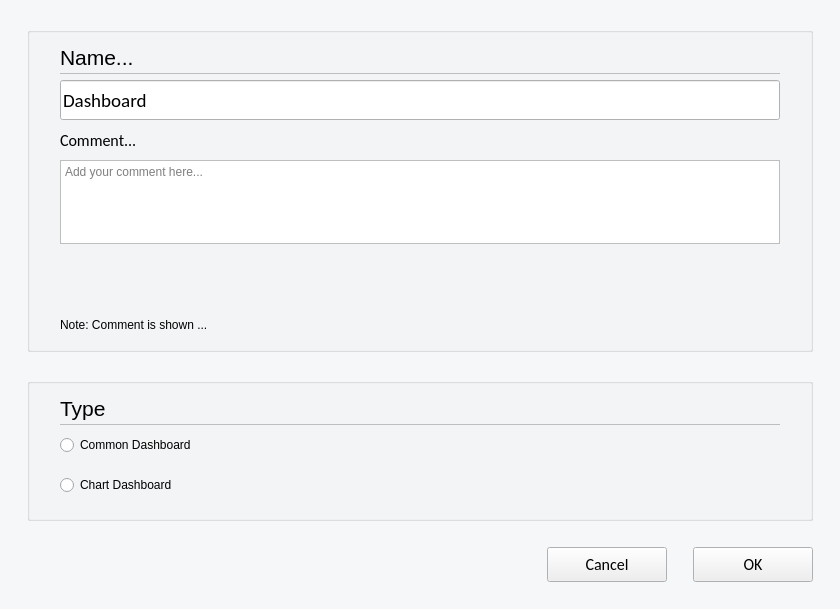
<?xml version="1.0" encoding="UTF-8"?>
<ui version="4.0">
 <class>C_SyvDaDashboardTabProperties</class>
 <widget class="QWidget" name="C_SyvDaDashboardTabProperties">
  <property name="windowModality">
   <enum>Qt::NonModal</enum>
  </property>
  <property name="geometry">
   <rect>
    <x>0</x>
    <y>0</y>
    <width>840</width>
    <height>609</height>
   </rect>
  </property>
  <property name="sizePolicy">
   <sizepolicy hsizetype="Fixed" vsizetype="Fixed">
    <horstretch>0</horstretch>
    <verstretch>0</verstretch>
   </sizepolicy>
  </property>
  <property name="minimumSize">
   <size>
    <width>840</width>
    <height>0</height>
   </size>
  </property>
  <property name="palette">
   <palette>
    <active>
     <colorrole role="Base">
      <brush brushstyle="SolidPattern">
       <color alpha="255">
        <red>255</red>
        <green>255</green>
        <blue>255</blue>
       </color>
      </brush>
     </colorrole>
     <colorrole role="Window">
      <brush brushstyle="SolidPattern">
       <color alpha="255">
        <red>245</red>
        <green>247</green>
        <blue>248</blue>
       </color>
      </brush>
     </colorrole>
    </active>
    <inactive>
     <colorrole role="Base">
      <brush brushstyle="SolidPattern">
       <color alpha="255">
        <red>255</red>
        <green>255</green>
        <blue>255</blue>
       </color>
      </brush>
     </colorrole>
     <colorrole role="Window">
      <brush brushstyle="SolidPattern">
       <color alpha="255">
        <red>245</red>
        <green>247</green>
        <blue>248</blue>
       </color>
      </brush>
     </colorrole>
    </inactive>
    <disabled>
     <colorrole role="Base">
      <brush brushstyle="SolidPattern">
       <color alpha="255">
        <red>245</red>
        <green>247</green>
        <blue>248</blue>
       </color>
      </brush>
     </colorrole>
     <colorrole role="Window">
      <brush brushstyle="SolidPattern">
       <color alpha="255">
        <red>245</red>
        <green>247</green>
        <blue>248</blue>
       </color>
      </brush>
     </colorrole>
    </disabled>
   </palette>
  </property>
  <property name="windowTitle">
   <string>Form</string>
  </property>
  <layout class="QVBoxLayout" name="verticalLayout_8" stretch="0,0,0,0,0,0">
   <property name="leftMargin">
    <number>27</number>
   </property>
   <property name="topMargin">
    <number>27</number>
   </property>
   <property name="rightMargin">
    <number>27</number>
   </property>
   <property name="bottomMargin">
    <number>0</number>
   </property>
   <item>
    <widget class="QGroupBox" name="pc_GroupBoxGeneral">
     <property name="styleRole" stdset="0">
      <string>default</string>
     </property>
     <property name="title">
      <string/>
     </property>
     <layout class="QHBoxLayout" name="horizontalLayout_2">
      <property name="leftMargin">
       <number>30</number>
      </property>
      <property name="rightMargin">
       <number>30</number>
      </property>
      <property name="bottomMargin">
       <number>17</number>
      </property>
      <item>
       <layout class="QVBoxLayout" name="verticalLayout_2">
        <property name="spacing">
         <number>0</number>
        </property>
        <property name="sizeConstraint">
         <enum>QLayout::SetMinimumSize</enum>
        </property>
        <item>
         <layout class="QHBoxLayout" name="horizontalLayout_3" stretch="0,1">
          <property name="spacing">
           <number>6</number>
          </property>
          <item>
           <widget class="stw::opensyde_gui_elements::C_OgeLabContextMenuBase" name="pc_LabelName">
            <property name="styleRole" stdset="0">
             <string>heading-group-bold</string>
            </property>
            <property name="minimumSize">
             <size>
              <width>0</width>
              <height>30</height>
             </size>
            </property>
            <property name="maximumSize">
             <size>
              <width>16777215</width>
              <height>30</height>
             </size>
            </property>
            <property name="font">
             <font>
              <family>Segoe UI</family>
              <pointsize>16</pointsize>
             </font>
            </property>
            <property name="text">
             <string>Name...</string>
            </property>
           </widget>
          </item>
          <item>
           <spacer name="horizontalSpacer_6">
            <property name="orientation">
             <enum>Qt::Horizontal</enum>
            </property>
            <property name="sizeHint" stdset="0">
             <size>
              <width>40</width>
              <height>1</height>
             </size>
            </property>
           </spacer>
          </item>
         </layout>
        </item>
        <item>
         <layout class="QHBoxLayout" name="horizontalLayout_16" stretch="1">
          <property name="spacing">
           <number>0</number>
          </property>
          <property name="topMargin">
           <number>1</number>
          </property>
          <property name="bottomMargin">
           <number>0</number>
          </property>
          <item>
           <widget class="QFrame" name="frame">
            <property name="styleRole" stdset="0">
             <string>fra-separator</string>
            </property>
            <property name="minimumSize">
             <size>
              <width>0</width>
              <height>1</height>
             </size>
            </property>
            <property name="maximumSize">
             <size>
              <width>16777215</width>
              <height>1</height>
             </size>
            </property>
            <property name="frameShape">
             <enum>QFrame::StyledPanel</enum>
            </property>
            <property name="frameShadow">
             <enum>QFrame::Raised</enum>
            </property>
           </widget>
          </item>
         </layout>
        </item>
        <item>
         <layout class="QHBoxLayout" name="horizontalLayout" stretch="1">
          <property name="spacing">
           <number>0</number>
          </property>
          <property name="topMargin">
           <number>6</number>
          </property>
          <item>
           <layout class="QVBoxLayout" name="verticalLayout" stretch="0,0,0,1,0">
            <property name="spacing">
             <number>0</number>
            </property>
            <item>
             <layout class="QHBoxLayout" name="horizontalLayout_17">
              <item>
               <widget class="stw::opensyde_gui_elements::C_OgeLeToolTipBase" name="pc_LineEditName">
                <property name="styleRole" stdset="0">
                 <string>le-properties-name</string>
                </property>
                <property name="minimumSize">
                 <size>
                  <width>0</width>
                  <height>40</height>
                 </size>
                </property>
                <property name="maximumSize">
                 <size>
                  <width>16777215</width>
                  <height>40</height>
                 </size>
                </property>
                <property name="font">
                 <font>
                  <family>Calibri</family>
                  <pointsize>14</pointsize>
                 </font>
                </property>
                <property name="text">
                 <string>Dashboard</string>
                </property>
                <property name="placeholderText">
                 <string/>
                </property>
               </widget>
              </item>
             </layout>
            </item>
            <item>
             <layout class="QHBoxLayout" name="horizontalLayout_9" stretch="0,1">
              <property name="spacing">
               <number>6</number>
              </property>
              <item>
               <widget class="stw::opensyde_gui_elements::C_OgeLabContextMenuBase" name="pc_LabelComment">
                <property name="styleRole" stdset="0">
                 <string>heading-group-bold</string>
                </property>
                <property name="minimumSize">
                 <size>
                  <width>0</width>
                  <height>40</height>
                 </size>
                </property>
                <property name="maximumSize">
                 <size>
                  <width>16777215</width>
                  <height>40</height>
                 </size>
                </property>
                <property name="font">
                 <font>
                  <family>Calibri</family>
                  <pointsize>12</pointsize>
                 </font>
                </property>
                <property name="text">
                 <string>Comment...</string>
                </property>
               </widget>
              </item>
              <item>
               <spacer name="horizontalSpacer_9">
                <property name="orientation">
                 <enum>Qt::Horizontal</enum>
                </property>
                <property name="sizeHint" stdset="0">
                 <size>
                  <width>40</width>
                  <height>1</height>
                 </size>
                </property>
               </spacer>
              </item>
             </layout>
            </item>
            <item>
             <layout class="QHBoxLayout" name="horizontalLayout_18">
              <item>
               <widget class="stw::opensyde_gui_elements::C_OgeTedPropertiesComment" name="pc_TedComment">
                <property name="sizePolicy">
                 <sizepolicy hsizetype="Expanding" vsizetype="Expanding">
                  <horstretch>0</horstretch>
                  <verstretch>0</verstretch>
                 </sizepolicy>
                </property>
                <property name="maximumSize">
                 <size>
                  <width>16777215</width>
                  <height>84</height>
                 </size>
                </property>
                <property name="tabChangesFocus">
                 <bool>true</bool>
                </property>
                <property name="html">
                 <string>&lt;!DOCTYPE HTML PUBLIC &quot;-//W3C//DTD HTML 4.0//EN&quot; &quot;http://www.w3.org/TR/REC-html40/strict.dtd&quot;&gt;
&lt;html&gt;&lt;head&gt;&lt;meta name=&quot;qrichtext&quot; content=&quot;1&quot; /&gt;&lt;style type=&quot;text/css&quot;&gt;
p, li { white-space: pre-wrap; }
&lt;/style&gt;&lt;/head&gt;&lt;body style=&quot; font-family:'MS Shell Dlg 2'; font-size:8.25pt; font-weight:400; font-style:normal;&quot;&gt;
&lt;p style=&quot;-qt-paragraph-type:empty; margin-top:0px; margin-bottom:0px; margin-left:0px; margin-right:0px; -qt-block-indent:0; text-indent:0px;&quot;&gt;&lt;br /&gt;&lt;/p&gt;&lt;/body&gt;&lt;/html&gt;</string>
                </property>
                <property name="acceptRichText">
                 <bool>false</bool>
                </property>
                <property name="placeholderText">
                 <string>Add your comment here...</string>
                </property>
               </widget>
              </item>
             </layout>
            </item>
            <item>
             <spacer name="verticalSpacer_5">
              <property name="orientation">
               <enum>Qt::Vertical</enum>
              </property>
              <property name="sizeHint" stdset="0">
               <size>
                <width>20</width>
                <height>6</height>
               </size>
              </property>
             </spacer>
            </item>
            <item>
             <widget class="stw::opensyde_gui_elements::C_OgeLabToolTipBase" name="pc_LabelHintComment">
              <property name="styleRole" stdset="0">
               <string>group-sub-item</string>
              </property>
              <property name="text">
               <string>Note: Comment is shown ...</string>
              </property>
             </widget>
            </item>
           </layout>
          </item>
         </layout>
        </item>
       </layout>
      </item>
     </layout>
    </widget>
   </item>
   <item>
    <spacer name="verticalSpacer">
     <property name="orientation">
      <enum>Qt::Vertical</enum>
     </property>
     <property name="sizeType">
      <enum>QSizePolicy::Fixed</enum>
     </property>
     <property name="sizeHint" stdset="0">
      <size>
       <width>20</width>
       <height>20</height>
      </size>
     </property>
    </spacer>
   </item>
   <item>
    <widget class="QGroupBox" name="pc_GroupBoxGeneral_3">
     <property name="styleRole" stdset="0">
      <string>default</string>
     </property>
     <property name="title">
      <string/>
     </property>
     <layout class="QVBoxLayout" name="verticalLayout_4">
      <property name="spacing">
       <number>0</number>
      </property>
      <property name="leftMargin">
       <number>30</number>
      </property>
      <property name="rightMargin">
       <number>30</number>
      </property>
      <property name="bottomMargin">
       <number>13</number>
      </property>
      <item>
       <layout class="QHBoxLayout" name="horizontalLayout_5" stretch="0,1">
        <property name="spacing">
         <number>6</number>
        </property>
        <item>
         <widget class="stw::opensyde_gui_elements::C_OgeLabContextMenuBase" name="pc_LabelType">
          <property name="styleRole" stdset="0">
           <string>heading-group-bold</string>
          </property>
          <property name="minimumSize">
           <size>
            <width>0</width>
            <height>30</height>
           </size>
          </property>
          <property name="maximumSize">
           <size>
            <width>16777215</width>
            <height>30</height>
           </size>
          </property>
          <property name="font">
           <font>
            <family>Segoe UI</family>
            <pointsize>16</pointsize>
           </font>
          </property>
          <property name="text">
           <string>Type</string>
          </property>
         </widget>
        </item>
        <item>
         <spacer name="horizontalSpacer_7">
          <property name="orientation">
           <enum>Qt::Horizontal</enum>
          </property>
          <property name="sizeHint" stdset="0">
           <size>
            <width>40</width>
            <height>1</height>
           </size>
          </property>
         </spacer>
        </item>
       </layout>
      </item>
      <item>
       <layout class="QHBoxLayout" name="horizontalLayout_19" stretch="0">
        <property name="spacing">
         <number>0</number>
        </property>
        <property name="topMargin">
         <number>1</number>
        </property>
        <property name="rightMargin">
         <number>0</number>
        </property>
        <property name="bottomMargin">
         <number>0</number>
        </property>
        <item>
         <widget class="QFrame" name="pc_Frame">
          <property name="styleRole" stdset="0">
           <string>fra-separator</string>
          </property>
          <property name="minimumSize">
           <size>
            <width>0</width>
            <height>1</height>
           </size>
          </property>
          <property name="maximumSize">
           <size>
            <width>16777215</width>
            <height>1</height>
           </size>
          </property>
          <property name="frameShape">
           <enum>QFrame::StyledPanel</enum>
          </property>
          <property name="frameShadow">
           <enum>QFrame::Raised</enum>
          </property>
         </widget>
        </item>
       </layout>
      </item>
      <item>
       <layout class="QHBoxLayout" name="horizontalLayout_4">
        <item>
         <widget class="stw::opensyde_gui_elements::C_OgeRabProperties" name="pc_RbCommonDashboard">
          <property name="text">
           <string>Common Dashboard</string>
          </property>
         </widget>
        </item>
        <item>
         <spacer name="horizontalSpacer_2">
          <property name="orientation">
           <enum>Qt::Horizontal</enum>
          </property>
          <property name="sizeHint" stdset="0">
           <size>
            <width>40</width>
            <height>40</height>
           </size>
          </property>
         </spacer>
        </item>
       </layout>
      </item>
      <item>
       <layout class="QHBoxLayout" name="horizontalLayout_6">
        <item>
         <widget class="stw::opensyde_gui_elements::C_OgeRabProperties" name="pc_RbChartDashboard">
          <property name="text">
           <string>Chart Dashboard</string>
          </property>
         </widget>
        </item>
        <item>
         <spacer name="horizontalSpacer_5">
          <property name="orientation">
           <enum>Qt::Horizontal</enum>
          </property>
          <property name="sizeHint" stdset="0">
           <size>
            <width>40</width>
            <height>40</height>
           </size>
          </property>
         </spacer>
        </item>
       </layout>
      </item>
     </layout>
    </widget>
   </item>
   <item>
    <spacer name="verticalSpacer_4">
     <property name="orientation">
      <enum>Qt::Vertical</enum>
     </property>
     <property name="sizeType">
      <enum>QSizePolicy::Fixed</enum>
     </property>
     <property name="sizeHint" stdset="0">
      <size>
       <width>20</width>
       <height>20</height>
      </size>
     </property>
    </spacer>
   </item>
   <item>
    <layout class="QHBoxLayout" name="horizontalLayout_7">
     <item>
      <spacer name="horizontalSpacer_3">
       <property name="orientation">
        <enum>Qt::Horizontal</enum>
       </property>
       <property name="sizeHint" stdset="0">
        <size>
         <width>40</width>
         <height>20</height>
        </size>
       </property>
      </spacer>
     </item>
     <item>
      <widget class="QPushButton" name="pc_PushButtonCancel">
       <property name="styleRole" stdset="0">
        <string>cancel</string>
       </property>
       <property name="minimumSize">
        <size>
         <width>120</width>
         <height>35</height>
        </size>
       </property>
       <property name="maximumSize">
        <size>
         <width>120</width>
         <height>35</height>
        </size>
       </property>
       <property name="font">
        <font>
         <family>Calibri</family>
         <pointsize>12</pointsize>
        </font>
       </property>
       <property name="text">
        <string>Cancel</string>
       </property>
      </widget>
     </item>
     <item>
      <spacer name="horizontalSpacer_4">
       <property name="orientation">
        <enum>Qt::Horizontal</enum>
       </property>
       <property name="sizeType">
        <enum>QSizePolicy::Fixed</enum>
       </property>
       <property name="sizeHint" stdset="0">
        <size>
         <width>20</width>
         <height>20</height>
        </size>
       </property>
      </spacer>
     </item>
     <item>
      <widget class="QPushButton" name="pc_PushButtonOk">
       <property name="styleRole" stdset="0">
        <string>dialog</string>
       </property>
       <property name="minimumSize">
        <size>
         <width>120</width>
         <height>35</height>
        </size>
       </property>
       <property name="maximumSize">
        <size>
         <width>120</width>
         <height>35</height>
        </size>
       </property>
       <property name="font">
        <font>
         <family>Calibri</family>
         <pointsize>12</pointsize>
        </font>
       </property>
       <property name="text">
        <string>OK</string>
       </property>
      </widget>
     </item>
    </layout>
   </item>
   <item>
    <spacer name="verticalSpacer_7">
     <property name="orientation">
      <enum>Qt::Vertical</enum>
     </property>
     <property name="sizeType">
      <enum>QSizePolicy::Fixed</enum>
     </property>
     <property name="sizeHint" stdset="0">
      <size>
       <width>20</width>
       <height>27</height>
      </size>
     </property>
    </spacer>
   </item>
  </layout>
 </widget>
 <customwidgets>
  <customwidget>
   <class>stw::opensyde_gui_elements::C_OgeLabContextMenuBase</class>
   <extends>QLabel</extends>
   <header>C_OgeLabContextMenuBase.hpp</header>
  </customwidget>
  <customwidget>
   <class>stw::opensyde_gui_elements::C_OgeTedPropertiesComment</class>
   <extends>QTextEdit</extends>
   <header>C_OgeTedPropertiesComment.hpp</header>
  </customwidget>
  <customwidget>
   <class>stw::opensyde_gui_elements::C_OgeLeToolTipBase</class>
   <extends>QLineEdit</extends>
   <header>C_OgeLeToolTipBase.hpp</header>
  </customwidget>
  <customwidget>
   <class>stw::opensyde_gui_elements::C_OgeRabProperties</class>
   <extends>QRadioButton</extends>
   <header>C_OgeRabProperties.hpp</header>
  </customwidget>
  <customwidget>
   <class>stw::opensyde_gui_elements::C_OgeLabToolTipBase</class>
   <extends>QLabel</extends>
   <header>C_OgeLabToolTipBase.hpp</header>
  </customwidget>
 </customwidgets>
 <tabstops>
  <tabstop>pc_LineEditName</tabstop>
  <tabstop>pc_TedComment</tabstop>
  <tabstop>pc_RbCommonDashboard</tabstop>
  <tabstop>pc_RbChartDashboard</tabstop>
  <tabstop>pc_PushButtonCancel</tabstop>
  <tabstop>pc_PushButtonOk</tabstop>
 </tabstops>
 <resources/>
 <connections/>
</ui>
